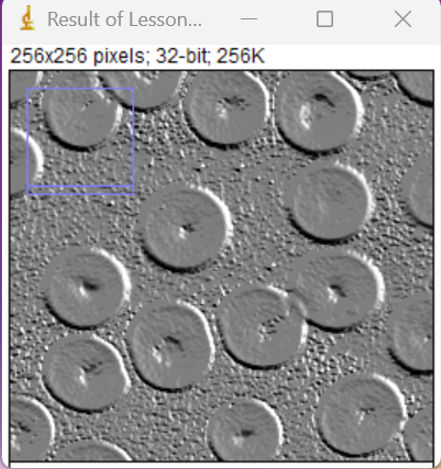
#> input picture arctan_function/gy_and_gx_divided.png, 441 x 469 px
$ python gx_gy.py   (older library calls are emulated)
#> lines starting #> are read from the running program, lines starting #| are printed output that depends on the picture
import cv2
import numpy as np

# Load the image
image = cv2.imread('gy_and_gx_divided.png', cv2.IMREAD_GRAYSCALE)
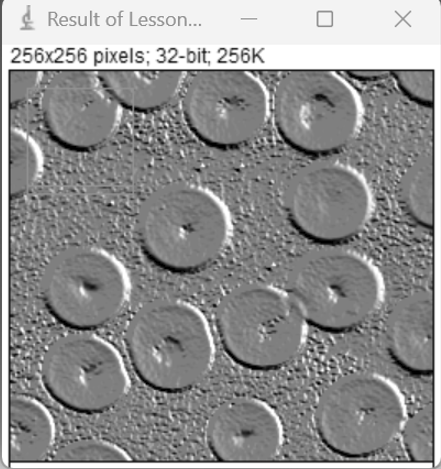
#> image: shape (469, 441); min 0, max 255, mean 145.5

# Sobel Edge Detection
sobelx = cv2.Sobel(image, cv2.CV_64F, 1, 0, ksize=3)
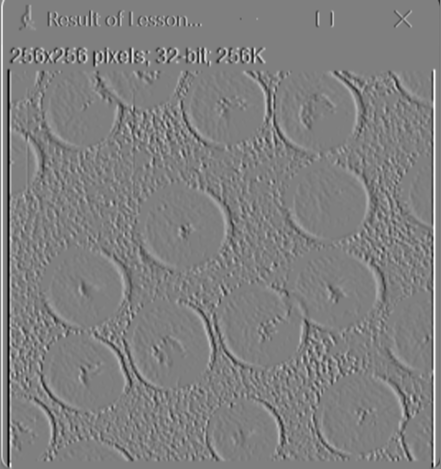
#> sobelx: shape (469, 441) float64; min -867, max 865, mean 2.7; drawn with min black and max white
sobely = cv2.Sobel(image, cv2.CV_64F, 0, 1, ksize=3)
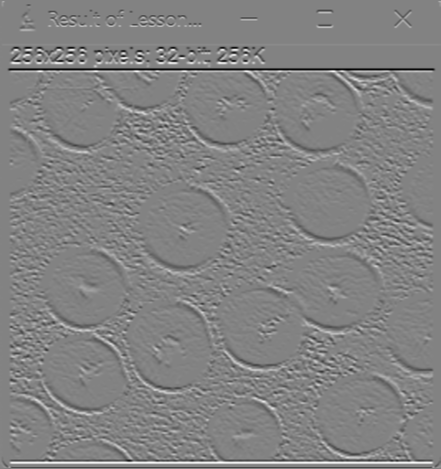
#> sobely: shape (469, 441) float64; min -921, max 875, mean -0.7; drawn with min black and max white
sobel_mag = np.hypot(sobelx, sobely)
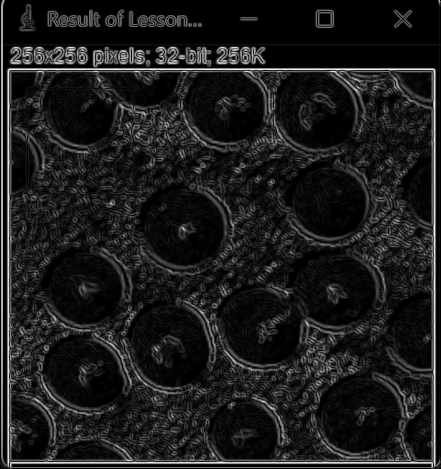
#> sobel_mag: shape (469, 441) float64; min 0, max 921, mean 103.9; drawn with min black and max white
sobel_mag = (sobel_mag / sobel_mag.max() * 255).astype(np.uint8)  # Normalize to 8-bit

# Canny Edge Detection
canny_edges = cv2.Canny(image, 100, 200)  # You can adjust the threshold values
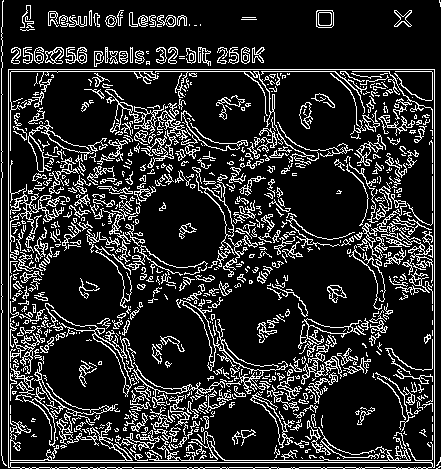
#> canny_edges: shape (469, 441); 16.5% white in thin lines or dots

# Save results
cv2.imwrite('sobel_edge_detection.png', sobel_mag)
cv2.imwrite('canny_edge_detection.png', canny_edges)
